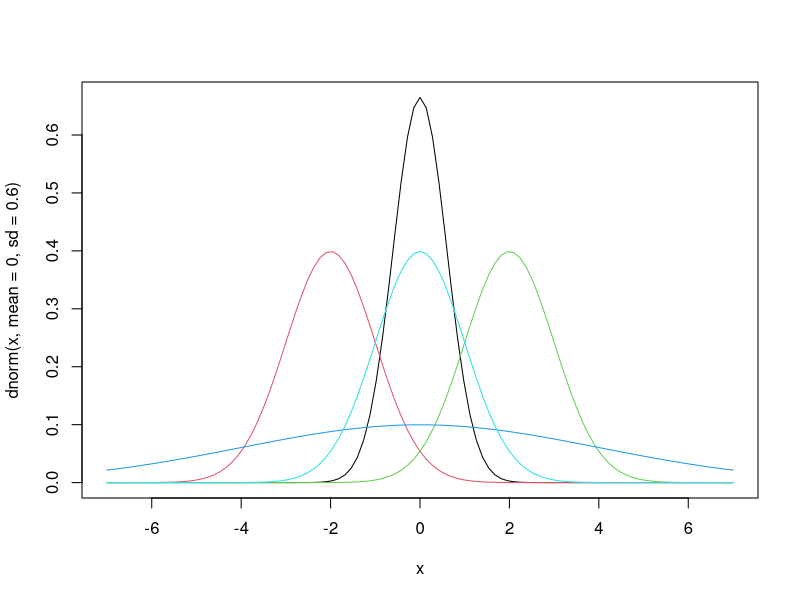
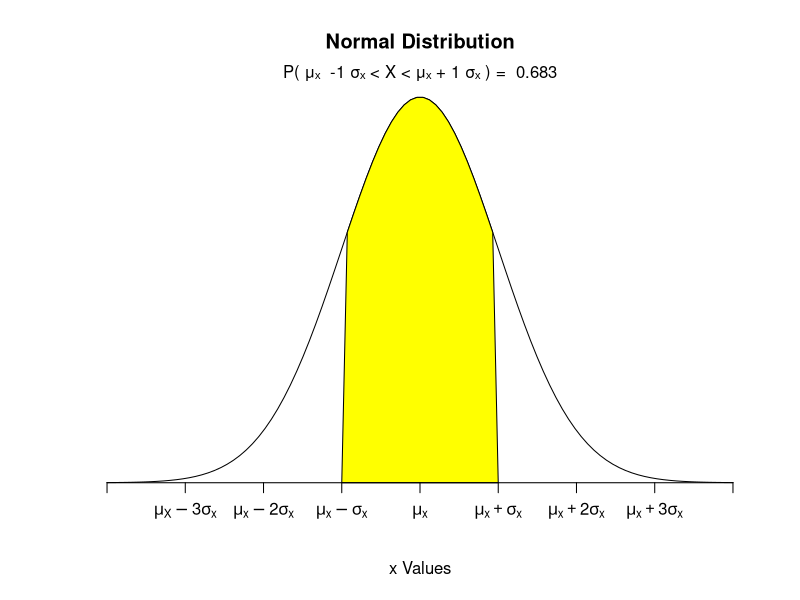
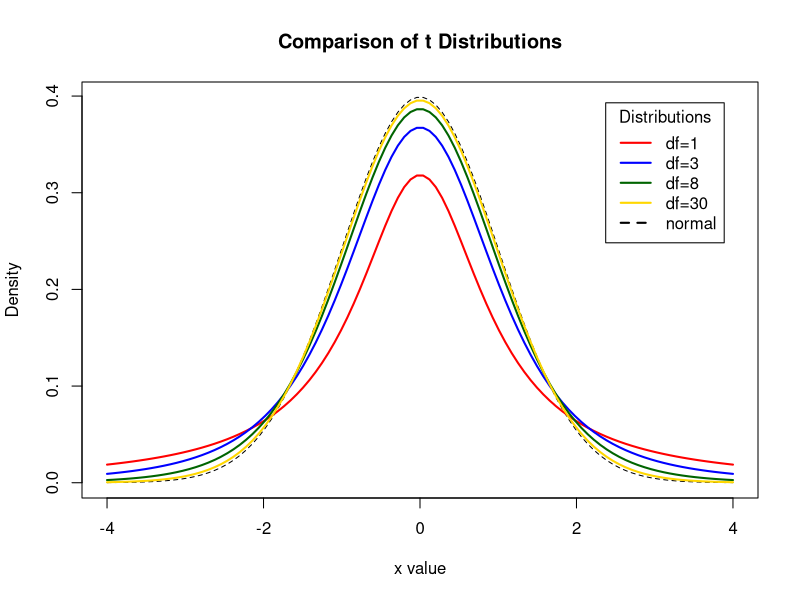
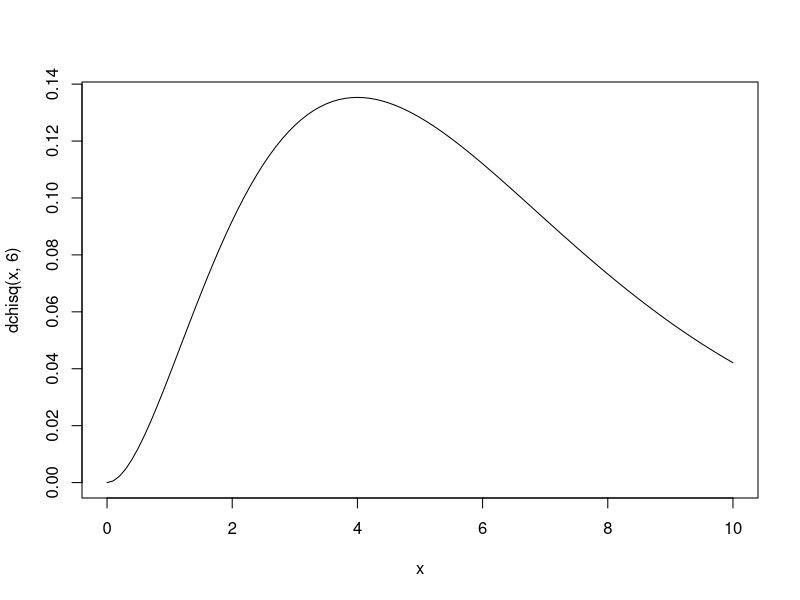
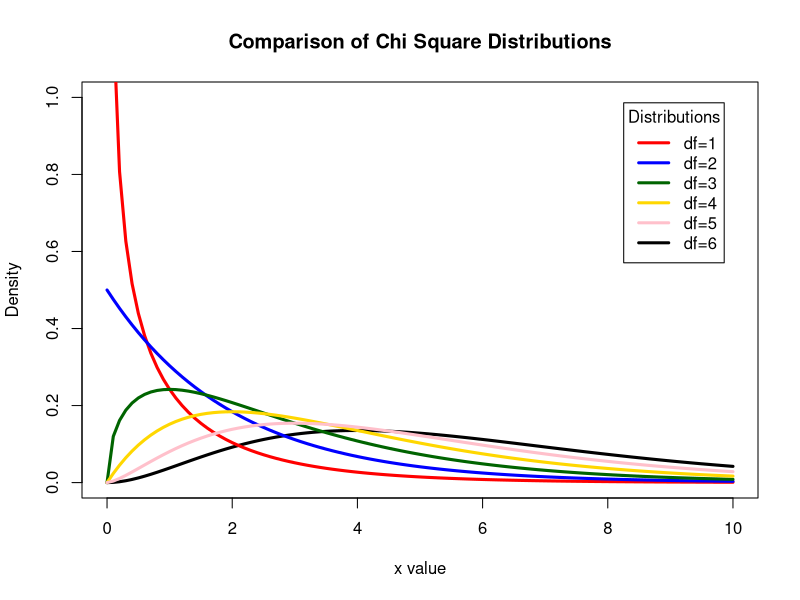

The R script that drew these images, in order:
## ---- chunk 1
curve(dnorm(x, mean=0, sd=0.6), from = -7, to = 7)
curve(dnorm(x, mean=-2, sd=1), add = TRUE, col = 2)
curve(dnorm(x, mean=2, sd=1), add = TRUE, col = 3)
curve(dnorm(x, mean=0, sd=4), add = TRUE, col = 4)
curve(dnorm(x, mean=0, sd=1), add = TRUE, col = 5)
## ---- chunk 2
mean=0; sd=1
lb=-1; ub=1

x <- seq(-4,4,length=100)*sd + mean
hx <- dnorm(x,mean,sd)

plot(x, hx, type="n", xlab="x Values", ylab="",
     main="Normal Distribution", axes=FALSE)

i <- x >= lb & x <= ub
lines(x, hx)
polygon(c(lb,x[i],ub), c(0,hx[i],0), col="yellow")

area <- pnorm(ub, mean, sd) - pnorm(lb, mean, sd)

result <- paste("P( μ\U2093 ",lb,"\U03C3\U2093 < X < μ\U2093 +",ub,"\U03C3\U2093 ) = ",signif(area, digits=3))

mtext(result,3)
axis(1, pos=0, at=seq(-4, 4, 1), labels = expression("",mu[X]-3*sigma[x], mu[x]-2*sigma[x], mu[x]-sigma[x], mu[x], mu[x]+sigma[x], mu[x]+2*sigma[x], mu[x]+3*sigma[x],""))
## ---- chunk 3
x <- seq(-4, 4, length=100)
hx <- dnorm(x)

degf <- c(1, 3, 8, 30)
colors <- c("red", "blue", "darkgreen", "gold", "black")
labels <- c("df=1", "df=3", "df=8", "df=30", "normal")

plot(x, hx, type="l", lty=2, xlab="x value",
     ylab="Density", main="Comparison of t Distributions")

for (i in 1:4){
  lines(x, dt(x,degf[i]), lwd=2, col=colors[i])
}

legend("topright", inset=.05, title="Distributions",
       labels, lwd=2, lty=c(1, 1, 1, 1, 2), col=colors)
## ---- chunk 4
colors <- c("red", "blue", "darkgreen", "gold", "pink", "black")
labels <- c("df=1", "df=2", "df=3", "df=4", "df=5", "df=6")

plot(curve(dchisq(x,6), from=0, to=10), type="l", lwd=3, xlab="x value",
     ylab="Density", main="Comparison of Chi Square Distributions", ylim=c(0,1))
     
for(i in 1:5) curve(dchisq(x,i), add=T, from=0, to=10, lwd=3, col=colors[i])

legend("topright", inset=.05, title="Distributions",
       labels, lwd=3, col=colors)
